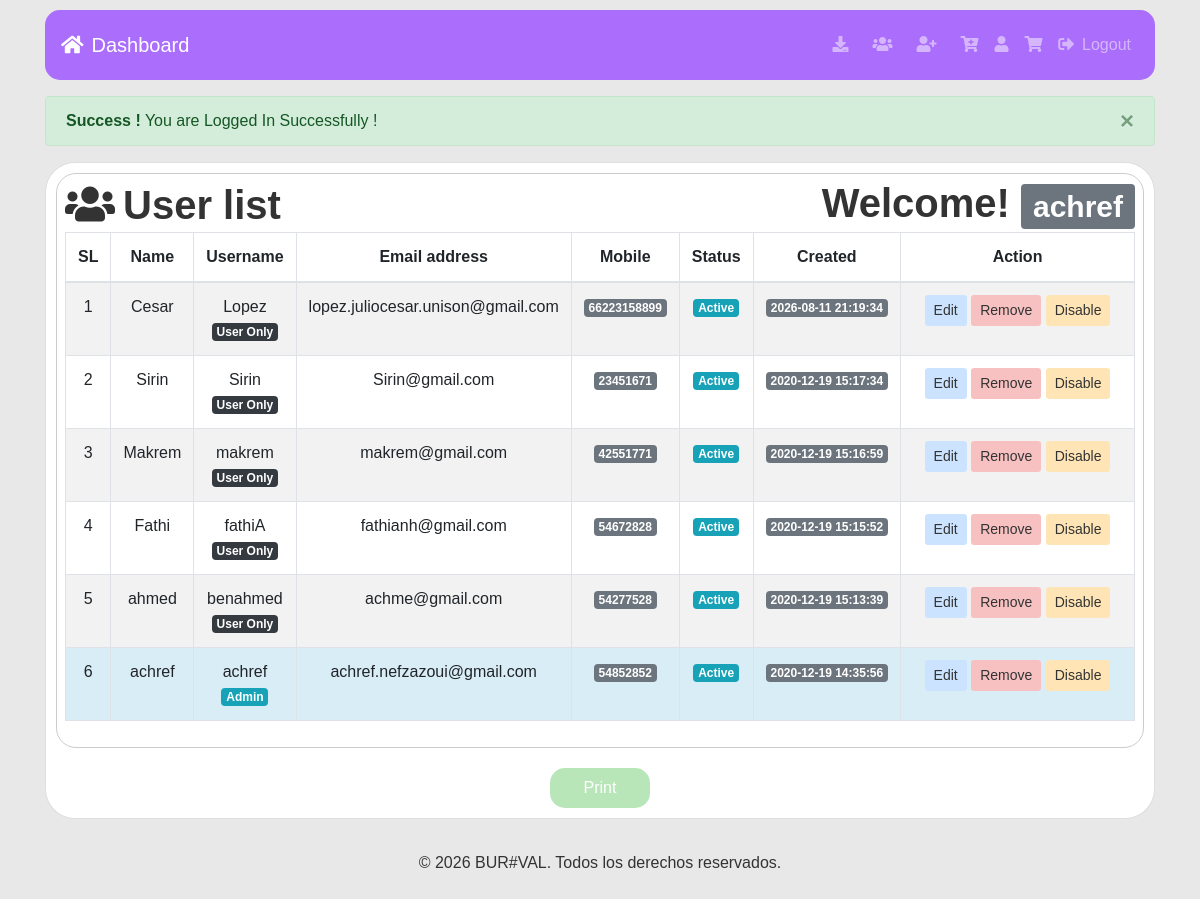
Page /Admin_Panel_Management_PHP_MYSQL-master/userlist.php (signed in) on the committed database.
### tables this page shows
CREATE TABLE `tbl_users` (
  `id` int(11) NOT NULL AUTO_INCREMENT,
  `name` varchar(255) DEFAULT NULL,
  `username` varchar(255) DEFAULT NULL,
  `email` varchar(255) DEFAULT NULL,
  `password` varchar(255) DEFAULT NULL,
  `mobile` varchar(25) DEFAULT NULL,
  `roleid` tinyint(4) DEFAULT NULL,
  `isActive` tinyint(4) DEFAULT 0,
  `created_at` timestamp NOT NULL DEFAULT current_timestamp(),
  `updated_at` timestamp NOT NULL DEFAULT current_timestamp(),
  PRIMARY KEY (`id`)
);

### Admin_Panel_Management_PHP_MYSQL-master/classes/Users.php (called while the page is built, shortened)
<?php
include 'lib/Database.php';
include_once 'lib/Session.php';
class Users{
  private $db ;
  public function __construct(){
    $this->db = new Database();
  }
   public function formatDate($date){
      $strtime = strtotime($date);
    return date('Y-m-d H:i:s', $strtime);
   }
  public function selectAllUserData(){
    $sql = "SELECT * FROM tbl_users ORDER BY id DESC";
    $stmt = $this->db->pdo->prepare($sql);
    $stmt->execute();
    return $stmt->fetchAll(PDO::FETCH_OBJ);
  }
}

### Admin_Panel_Management_PHP_MYSQL-master/lib/Database.php (called while the page is built, shortened)
<?php
class  Database{
  public $pdo;
  public function __construct(){
    if (!isset($this->pdo)) {
      try {
        $link = new PDO('mysql:host='.DB_HOST.'; dbname='.DB_NAME, DB_USER, DB_PASS);
        $link->setAttribute(PDO::ATTR_ERRMODE, PDO::ERRMODE_EXCEPTION);
        $link->exec("SET CHARACTER SET utf8");
        $this->pdo  =  $link;
      } catch (PDOException $e) {
        die("Connection error...".$e->getMessage());
      }
    }
  }
}

### Admin_Panel_Management_PHP_MYSQL-master/userlist.php (the view, shortened to what this page needs)
<?php
include 'inc/header.php';
$logMsg = Session::get('logMsg');
if (isset($logMsg)) {
  echo $logMsg;
}
?>
<div class="card" style="margin: auto; display: auto; max-width: 100%; overflow-x: auto;">
  <div class="card-body pr-2 pl-2" style="height: auto; padding: 10px; border: 1px solid #ccc;">
  <h3><i class="fas fa-users mr-2"></i>User list <span class="float-right">Welcome! <strong>
      <span class="badge badge-lg badge-secondary text-white">
        <?php
        $username = Session::get('username');
        if (isset($username)) {
          echo $username;
        }
        ?>
      </span>
    </strong></span></h3>
    <div class="table-responsive">
      <table id="example" class="table table-striped table-bordered" style="width: 100%; max-width: 100%;">
        <thead>
          <tr>
            <th class="text-center">SL</th>
            <th class="text-center">Name</th>
            <th class="text-center">Username</th>
            <th class="text-center">Email address</th>
            <th class="text-center">Mobile</th>
            <th class="text-center">Status</th>
            <th class="text-center">Created</th>
            <th class="text-center" width="25%">Action</th>
          </tr>
        </thead>
        <tbody>
          <?php
          $allUser = $users->selectAllUserData();
          if ($allUser) {
            $i = 0;
            foreach ($allUser as $value) {
              $i++;
          ?>
            <tr class="text-center" <?php if (Session::get("id") == $value->id) { echo "style='background:#d9edf7'"; } ?>>
              <td><?php echo $i; ?></td>
              <td><?php echo $value->name; ?></td>
              <td><?php echo $value->username; ?> <br>
                <?php if ($value->roleid == '1') {
                  echo "<span class='badge badge-lg badge-info text-white'>Admin</span>";
                } elseif ($value->roleid == '2') {
                  echo "<span class='badge badge-lg badge-dark text-white'>Editor</span>";
                } elseif ($value->roleid == '3') {
                  echo "<span class='badge badge-lg badge-dark text-white'>User Only</span>";
                } ?>
              </td>
              <td><?php echo $value->email; ?></td>
              <td><span class="badge badge-lg badge-secondary text-white"><?php echo $value->mobile; ?></span></td>
              <td>
                <?php if ($value->isActive == '0') { ?>
                <span class="badge badge-lg badge-info text-white">Active</span>
                <?php } else { ?>
                <span class="badge badge-lg badge-danger text-white">Deactive</span>
                <?php } ?>
              </td>
              <td><span class="badge badge-lg badge-secondary text-white"><?php echo $users->formatDate($value->created_at); ?></span></td>
              <td>
                <?php if (Session::get("roleid") == '1') { ?>
                <a class="btn btn-light-info btn-sm" href="profile.php?id=<?php echo $value->id; ?>">Edit</a>
                <a class="btn btn-light-danger btn-sm" href="?remove=<?php echo $value->id; ?>">Remove</a>
                <?php if ($value->isActive == '0') { ?>
                <a class="btn btn-light-warning btn-sm" href="?deactive=<?php echo $value->id; ?>">Disable</a>
                <?php } elseif ($value->isActive == '1') { ?>
                <a class="btn btn-light-secondary btn-sm" href="?active=<?php echo $value->id; ?>">Active</a>
                <?php } ?>
                <?php } ?>
              </td>
            </tr>
          <?php }} else { ?>
            <tr class="text-center">
              <td>No user available now!</td>
            </tr>
          <?php } ?>
        </tbody>
      </table>
    </div>
  </div>
  <div class="btn-container">
    <button onclick="printTable()" class="btn btn-print">Print</button>
</div>
</div>
<?php
include 'inc/footer.php';
?>

### Admin_Panel_Management_PHP_MYSQL-master/inc/header.php (shortened to what this page needs)
<?php
$filepath = realpath(dirname(__FILE__));
include_once $filepath . "/../lib/Session.php";
$users = new Users();
?>
<!DOCTYPE html>
<html lang="en" dir="ltr">
<head>
  <link rel="stylesheet" href="assets/bootstrap.min.css">
  <link href="https://use.fontawesome.com/releases/v5.0.4/css/all.css" rel="stylesheet">
  <link rel="stylesheet" href="assets/dataTables.bootstrap4.min.css">
  <link rel="stylesheet" href="assets/style.css">
</head>
<body>
<div class="container">
  <nav class="navbar navbar-expand-md navbar-dark" style="background-color: #ab6dfc;">
    <a class="navbar-brand" href="index.php">
      <i class="fas fa-home mr-2"></i>Dashboard
    </a>
      <div class="collapse navbar-collapse" id="navbarsExampleDefault">
        <ul class="navbar-nav ml-auto">
          <?php if (Session::get('id') == TRUE) { ?>
            <?php if (Session::get('roleid') == '1') { ?>
              <li class="nav-item
      <?php
      $path = $_SERVER['SCRIPT_FILENAME'];
      $current = basename($path, '.php');
      if ($current == 'backup') {
          echo " active ";
      }
      ?>">
      <a class="nav-link" href="backup.php"><i class="fas fa-download mr-2"></i></a>
      </li>
      <li class="nav-item">
                <a class="nav-link" href="userlist.php"><i class="fas fa-users mr-2"></i></span></a>
      </li>
      <li class="nav-item
              <?php
              $path = $_SERVER['SCRIPT_FILENAME'];
              $current = basename($path, '.php');
              if ($current == 'addUser') {
                echo " active ";
              }
              ?>">
                <a class="nav-link" href="addUser.php"><i class="fas fa-user-plus mr-2"></i></span></a>
     </li>
            <li class="nav-item
            <?php
            $path = $_SERVER['SCRIPT_FILENAME'];
            $current = basename($path, '.php');
            if ($current == 'addProduct') {
              echo "active ";
            }
            ?>
            ">
              <a class="nav-link" href="addProduct.php"><i class="fa fa-cart-plus"></i> <span class="sr-only"></span></a>
     </li>
     <?php } ?>
            <li class="nav-item
            <?php
            $path = $_SERVER['SCRIPT_FILENAME'];
            $current = basename($path, '.php');
            if ($current == 'profile') {
              echo "active ";
            }
            ?>
            ">
              <a class="nav-link" href="profile.php?id=<?php echo Session::get("id"); ?>"><i
                  class="fa fa-user"></i><span class="sr-only">(current)</span></a>
     </li>
     <li class="nav-item
            <?php
            $path = $_SERVER['SCRIPT_FILENAME'];
            $current = basename($path, '.php');
            if ($current == 'showProduct') {
              echo "active ";
            }
            ?>
            ">
              <a class="nav-link" href="showProduct.php"><i
                  class="fa fa-shopping-cart"></i><span class="sr-only">(current)</span></a>
     </li>
            <li class="nav-item">
              <a class="nav-link" href="?action=logout"><i class="fas fa-sign-out-alt mr-2"></i>Logout</a>
            </li>
          <?php } ?>
        </ul>
      </div>
    </nav>

### Admin_Panel_Management_PHP_MYSQL-master/inc/footer.php (shortened to what this page needs)
<footer class="text-center mt-2 p-4">
    <div class="container">
        <p>&copy; <?php echo date("Y"); ?> BUR#VAL. Todos los derechos reservados.</p>
    </div>
</footer>

### Admin_Panel_Management_PHP_MYSQL-master/assets/style.css (style rules this page uses)
.container { font-family: 'Blinker', sans-serif; }
.card-body { background: white; justify-content: center; align-items: center; height: 100vh; margin: 0; font-family: 'Blinker', sans-serif; }
h1, h2, h3, h4, h5, h6 { color: #222; font-family: 'Blinker', sans-serif; font-weight: 400; margin-top: 0; }
h3 { font-size: 24px; line-height: 30px; }

### Admin_Panel_Management_PHP_MYSQL-master/inc/header.php (style rules this page uses)
body { background: #e8e8e8; display: flex; justify-content: center; align-items: center; margin: 0%; font-family: Arial, sans-serif; }
h3 { font-family: 'Blinker', sans-serif; font-size: 40px; font-weight: bold; color: #333; }
.navbar { border-radius: 15px; margin: 10px 0; }
.navbar-nav .nav-link { padding: 15px 20px; transition: background-color 0.3s; }

### Admin_Panel_Management_PHP_MYSQL-master/userlist.php (style rules this page uses)
.table-responsive { max-width: 100%; overflow-x: auto; }
.card { width: 100%; max-width: 100%; }
.table { table-layout: auto; }
.btn-light-info { background-color: #cbe3ff; color: #333; }
.btn-light-danger { background-color: #f8c1c1; color: #333; }
.btn-light-warning { background-color: #ffe5b6; color: #333; }
.card { max-width: 100%; padding: 10px; border-radius: 30px; background-color: white; }
.card-body { background-color: white; border-radius: 20px; padding: 20px; overflow-y: auto; }
.btn-container { display: flex; justify-content: center; margin-top: 20px; }
.btn-print { background-color: #b8e6b8; border: none; color: #fff; border-radius: 15px; width: 100px; padding: 8px; font-size: 16px; cursor: pointer; transition: background-color 0.3s ease; }

### Admin_Panel_Management_PHP_MYSQL-master/inc/footer.php (style rules this page uses)
footer { color: #333; }

### rows in the picture
tbl_users: name "Cesar", username "Lopez", shows "User Only", email "lopez.juliocesar.unison@gmail.com", mobile "66223158899", isActive "Active", created_at "2026-08-11 21:19:34"
tbl_users: name "Sirin", username "Sirin", shows "User Only", email "Sirin@gmail.com", mobile "23451671", isActive "Active", created_at "2020-12-19 15:17:34"
tbl_users: name "Makrem", username "makrem", shows "User Only", email "makrem@gmail.com", mobile "42551771", isActive "Active", created_at "2020-12-19 15:16:59"
tbl_users: name "Fathi", username "fathiA", shows "User Only", email "fathianh@gmail.com", mobile "54672828", isActive "Active", created_at "2020-12-19 15:15:52"
tbl_users: name "ahmed", username "benahmed", shows "User Only", email "achme@gmail.com", mobile "54277528", isActive "Active", created_at "2020-12-19 15:13:39"
tbl_users: name "achref", username "achref", shows "Admin", email "achref.nefzazoui@gmail.com", mobile "54852852", isActive "Active", created_at "2020-12-19 14:35:56"

### other values in the picture
$logMsg "× Success ! You are Logged In Successfully !"
$username "achref"
